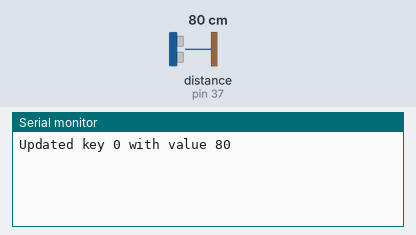
The sketch below on a simulated Arduino Mega 2560, built with avr-gcc and run on an emulated ATmega2560. Shown: the last lines printed to the serial monitor. Wiring (inferred from the names in the program): ultrasonic range finder: trigger pin 36; echo pin 37. The test bench sets the inputs (shaded band); at power-on: distance to the obstacle (sensor on pin 37) 80 cm. The echo pulse lasts 58.3 µs per cm.

Above: at 1.2 s.
1.3 s: distance to the obstacle (sensor on pin 37) set to 2 cm
At 2.7 s:
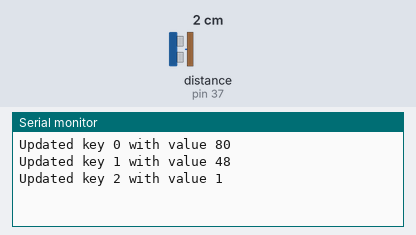
2.8 s: distance to the obstacle (sensor on pin 37) set to 120 cm
At 4.0 s:
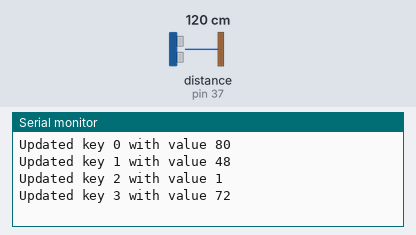
Timing chart, 0 to 5.8 s (numbered marks = the images above; inputs shaded):
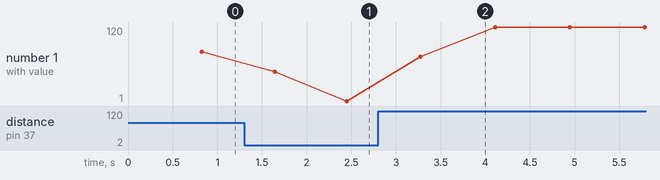

Measured:
- after the input at 1.3 s, the serial monitor: prints a new line after 0.34 s (image 1)
- after the input at 2.8 s, the serial monitor: prints a new line after 0.47 s (image 2)
- plotted number 1: 1 → 120 after the input at 2.8 s

The sketch:

distance_map_test.ino
```cpp
#include "distance_map_test.h"

const int trigPin = 36; // PC5 36
const int echoPin = 37; // PC4 37
MovingUSSensor USSensorTop(trigPin, echoPin);

// Define the maximum number of positions
const int MAX_ENTRIES = 179;

// Arrays to store dictionary keys (int) and values (int)
int values[MAX_ENTRIES];
int currentSize = 0;

void setup() {
  Serial.begin(9600);
}

// Function to initialize keys array to an invalid state
void InitializeValues() {
  currentSize=0;
  for (int i = 0; i < MAX_ENTRIES; i++) {
    values[i] = -1;
  }
}

void AddToValues(int key, int value) {
  // If key does not exist and there's space, add a new entry
  if (currentSize <= MAX_ENTRIES) {
    values[key]=value;
    Serial.print("Updated key ");
    Serial.print(key);
    Serial.print(" with value ");
    Serial.println(value);
    currentSize++;
  } else {
    Serial.println("Error: Map is full!");
  }
}

int* getReadingsAtAllPositions(){
  InitializeValues();
  int rotationPosition = 0;
  while(rotationPosition<180){
    //Function for setting motor position // Delay for the motor to set its position
    float valueAtPosition1 = USSensorTop.objectDetectedDistance(); // Read teh sensor value at that position
    delay(200);
    float valueAtPosition2 = USSensorTop.objectDetectedDistance(); // Read teh sensor value at that position
    delay(200);
    float valueAtPosition3 = USSensorTop.objectDetectedDistance(); // Read teh sensor value at that position
    delay(200);
    float valueAtPosition4 = USSensorTop.objectDetectedDistance(); // Read teh sensor value at that position
    delay(200);
    float valueAtPosition5 = USSensorTop.objectDetectedDistance(); // Read teh sensor value at that position
    // Add the value for the position in the map
    AddToValues(rotationPosition, ((int)((valueAtPosition1+valueAtPosition2+valueAtPosition3+valueAtPosition4+valueAtPosition5)/5)));

    rotationPosition++;
  }

  return values;
}


void loop() {
  int* scannedValues = getReadingsAtAllPositions();
  Serial.println("Scan complete!");
  Serial.println("First value:");
  Serial.println(scannedValues[0]);
  Serial.println("Last value:");
  Serial.println(scannedValues[179]);
  delay(5);
}
```

distance_map_test.cpp
```cpp
#include "Energia.h"
#include "distance_map_test.h"

long microsecondsToInches(long microseconds)
{
  // According to Parallax's datasheet for the PING))), there are
  // 73.746 microseconds per inch (i.e. sound travels at 1130 feet per
  // second).  This gives the distance travelled by the ping, outbound
  // and return, so we divide by 2 to get the distance of the obstacle.
  // See: http://www.parallax.com/dl/docs/prod/acc/28015-PING-v1.3.pdf
  return microseconds / 74 / 2;
}

long microsecondsToCentimeters(long microseconds)
{
  // The speed of sound is 340 m/s or 29 microseconds per centimeter.
  // The ping travels out and back, so to find the distance of the
  // object we take half of the distance travelled.
  return microseconds / 29 / 2;
}

// Constructor to initialize pin and optional threshold
MovingUSSensor::MovingUSSensor(int trigPin, int echoPin) {
  trig_pin = trigPin;  // Set the pins
  echo_pin = echoPin;
  pinMode(trig_pin, OUTPUT);
  pinMode(echo_pin, INPUT);
}

// Method to read the sensor value
int MovingUSSensor::read() {
	// establish variables for duration of the ping,
	// and the distance result in inches and centimeters:
	long duration, inches, cm;

	// The PING))) is triggered by a HIGH pulse of 2 or more microseconds.
	// Give a short LOW pulse beforehand to ensure a clean HIGH pulse:
	digitalWrite(trig_pin, LOW);
	delayMicroseconds(2);
	// Giving the trigger
	digitalWrite(trig_pin, HIGH);
	delayMicroseconds(10);
	digitalWrite(trig_pin, LOW);

	// read the echo pin
	duration = pulseIn(echo_pin, HIGH);

	// convert the time into a distance
	//inches = microsecondsToInches(duration);
	cm = microsecondsToCentimeters(duration);
	return cm;  // Return the analog value from the sensor
}

// Method to get the sensor reading
int MovingUSSensor::objectDetectedDistance() {
  int sensorValue = read();
  return sensorValue;
}
```

distance_map_test.h
```cpp
#ifndef DISTANCE_MAP_TEST_H  // Header guard to avoid multiple inclusions
#define DISTANCE_MAP_TEST_H

// Declare the US sensor class
class MovingUSSensor {
  private:
    int trig_pin;  // The Trig pin of the US sensor
	  int echo_pin;  // echo pin

  public:
    MovingUSSensor(int trigPin, int echoPin);

    // Method to read sensor value
    int read();

    // Method to check the distance of an object detected by the sensor
    int objectDetectedDistance();
};

#endif //
```
